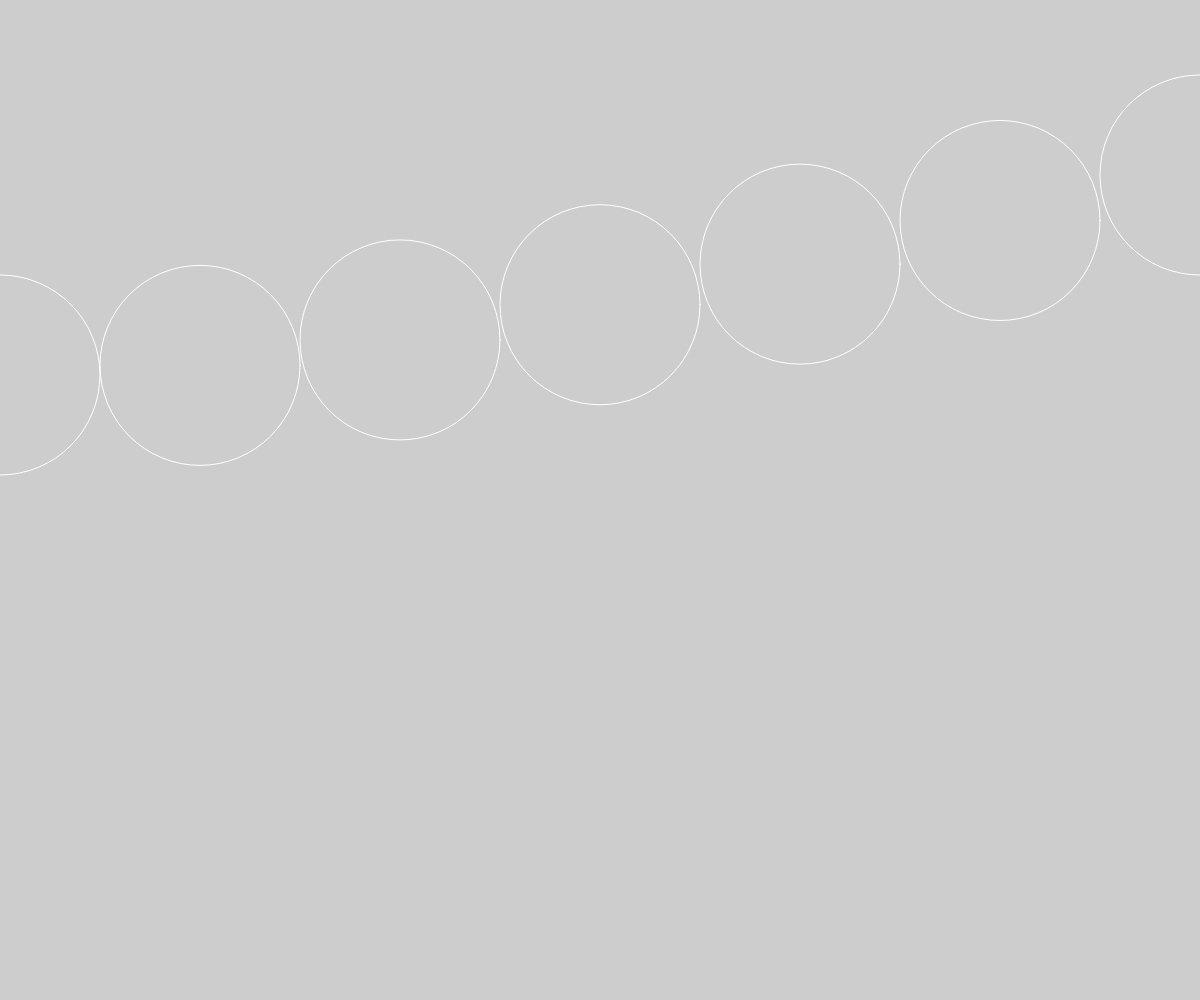
Frame 1 (no input)
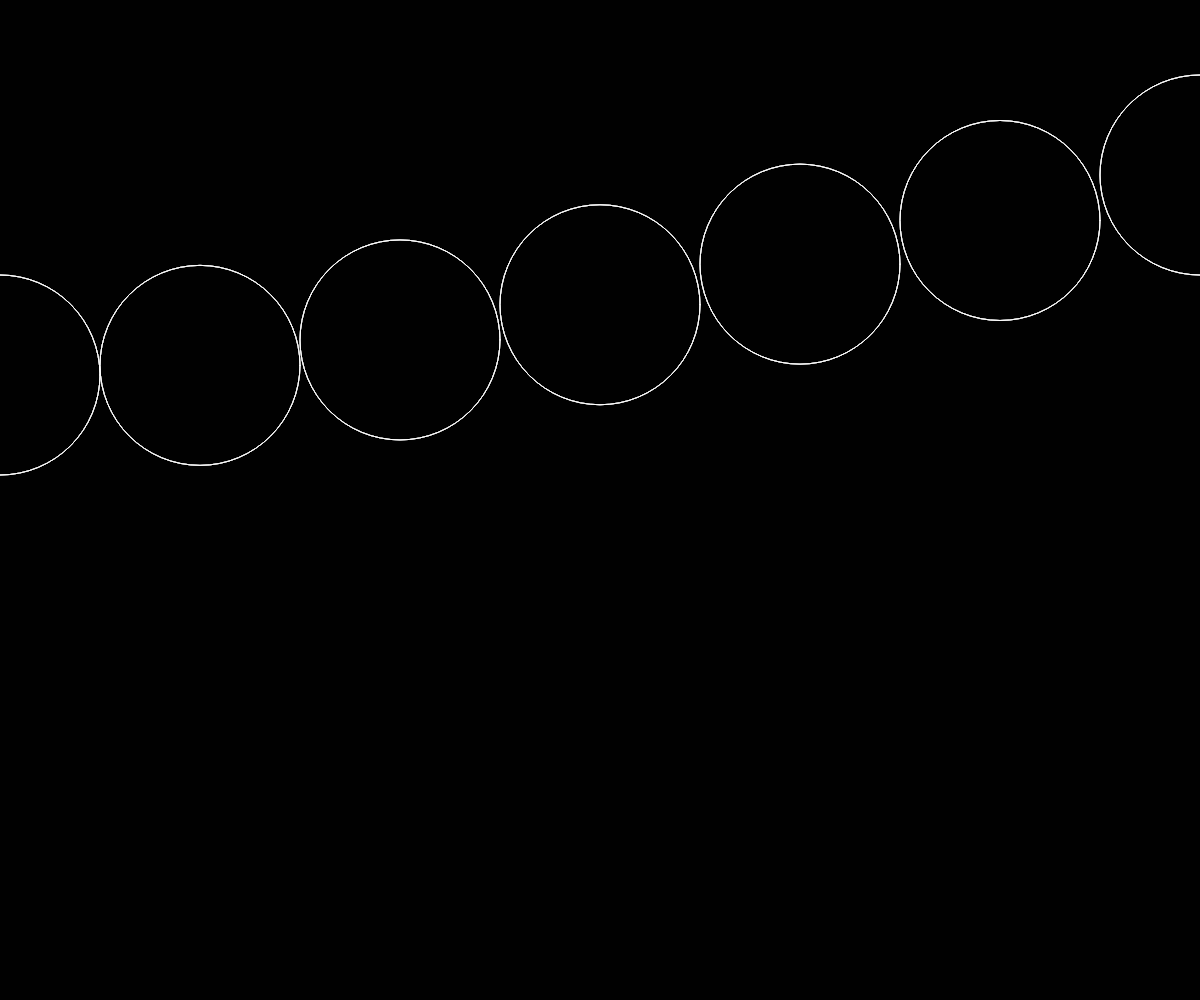
Frame 60 (no input)
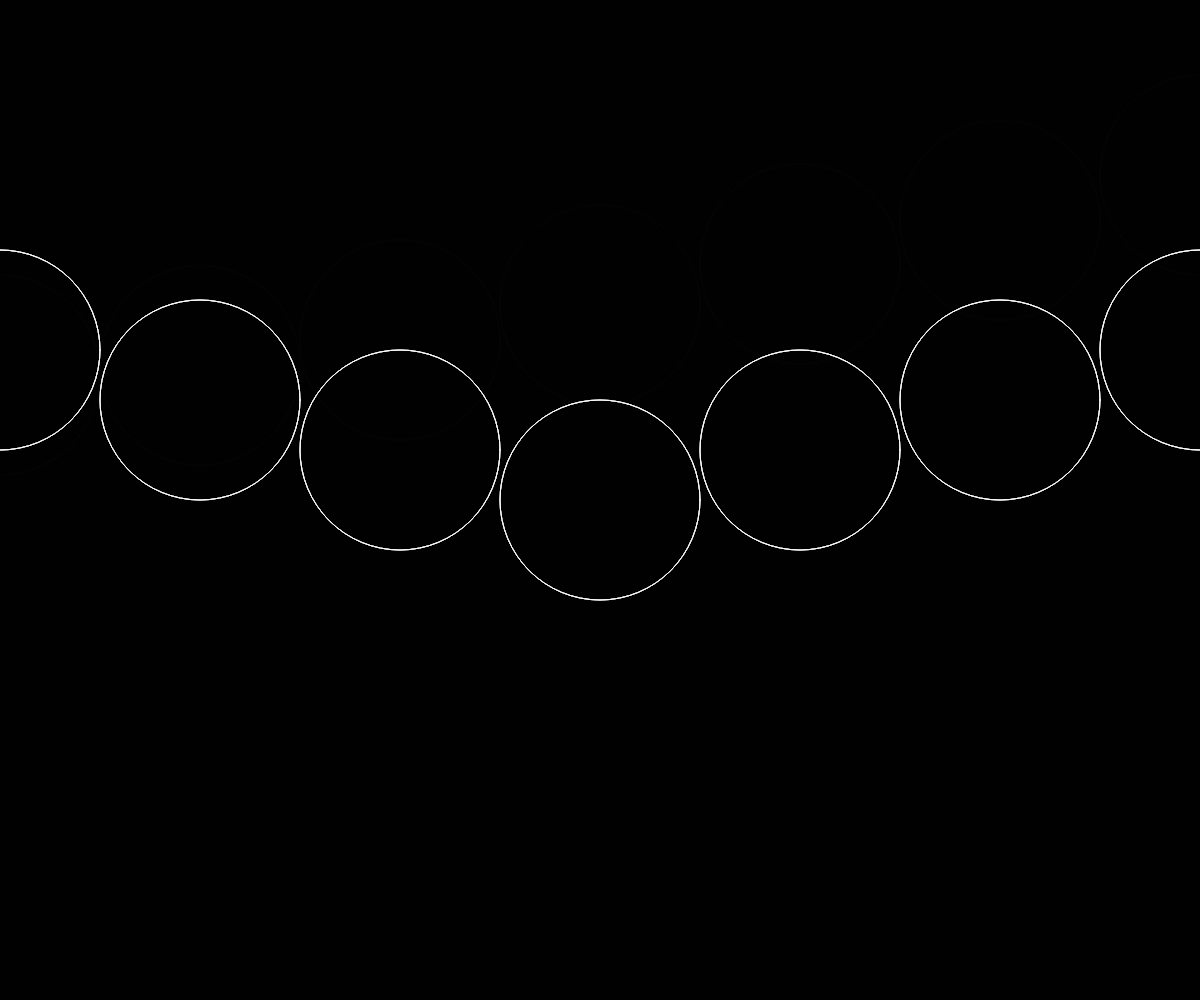
Frame 120 (the mouse pressed at the canvas centre since frame 60)

The p5.js sketch that drew these frames (run headless with seeded random() and noise() and a simulated clock; from frame 60 on, the mouse is pressed at the canvas centre):

// p5.js sketch
// ── sketch.js

function setup() {
  createCanvas(windowWidth, windowHeight);
}

function draw() {
 
  background(0, 50);
  noFill();
  stroke(255);

  for (let i = 0; i < 10; i++) {
  // plan: y position ist abhängig von distanz von maus zur mitte
    let distanz = dist(mouseX, mouseY, i*200, height/2);
    let yPos = map(distanz, 0, width, 0, 300);
    ellipse(i*200, height/2 - yPos,200,200); 
  }

 /* background(220);

// plan: durchmesser der ellipse abhängig von distanz der maus
  let durchmesser;
// distanz des zentrums der ellipse zur maus messen
  let distanz = dist(mouseX, mouseY, width/2, height/2);
  durchmesser = map(distanz, 0, width/2, 10, windowHeight)
  
  ellipse(width/2, height/2, durchmesser, durchmesser);
  */



}
